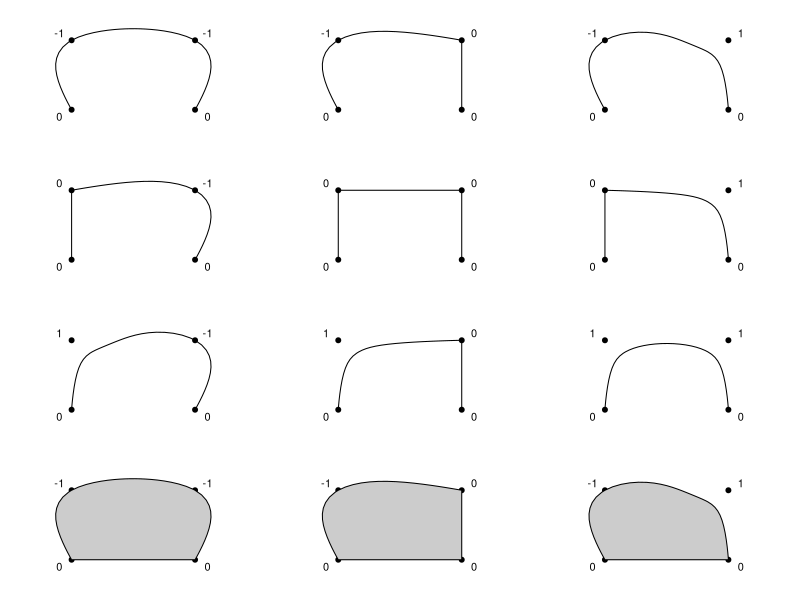

Generate this figure with R:
xsplineTest <- function(s, open = TRUE,
                        x = c(1, 1, 3, 3) / 4,
                        y = c(1, 3, 3, 1) / 4, ...) {
  plot(c(0, 1), c(0, 1), type = "n", axes = FALSE, xlab = "", ylab = "")
  points(x, y, pch = 19)
  xspline(x, y, s, open, ...)
  text(x + 0.05 * c(-1, -1, 1, 1), y + 0.05 * c(-1, 1, 1, -1), s)
}
par(mfrow = c(4, 3), mar = rep(0, 4), oma = c(0, 0, 0, 0))
xsplineTest(c(0, -1, -1, 0))
xsplineTest(c(0, -1, 0, 0))
xsplineTest(c(0, -1, 1, 0))
xsplineTest(c(0, 0, -1, 0))
xsplineTest(c(0, 0, 0, 0))
xsplineTest(c(0, 0, 1, 0))
xsplineTest(c(0, 1, -1, 0))
xsplineTest(c(0, 1, 0, 0))
xsplineTest(c(0, 1, 1, 0))
xsplineTest(c(0, -1, -1, 0), FALSE, col = "grey80")
xsplineTest(c(0, -1, 0, 0), FALSE, col = "grey80")
xsplineTest(c(0, -1, 1, 0), FALSE, col = "grey80")
## xsplineTest(c(0,  0, -1, 0), FALSE, col="grey80")
## xsplineTest(c(0,  0,  0, 0), FALSE, col="grey80")
## xsplineTest(c(0,  0,  1, 0), FALSE, col="grey80")
## xsplineTest(c(0,  1, -1, 0), FALSE, col="grey80")
## xsplineTest(c(0,  1,  0, 0), FALSE, col="grey80")
## xsplineTest(c(0,  1,  1, 0), FALSE, col="grey80")
